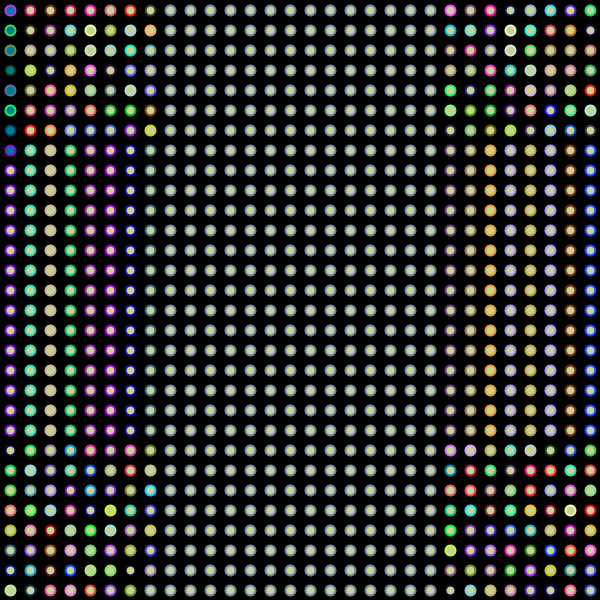
Frame 1 (no input)
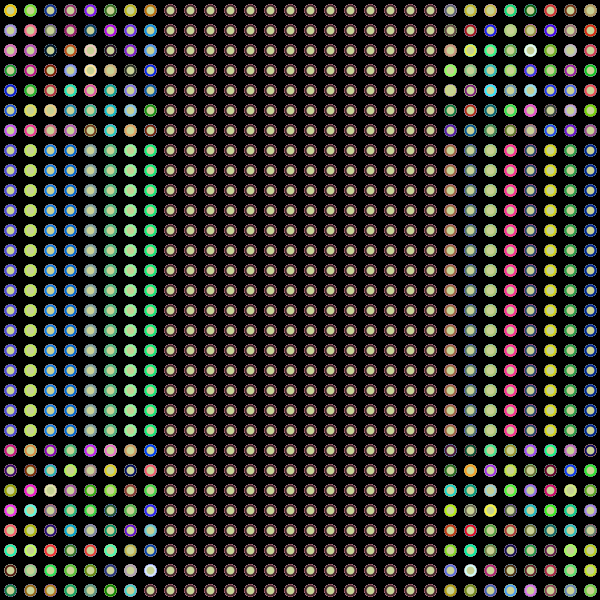
Frame 60 (the mouse pressed at the canvas centre just before this capture)
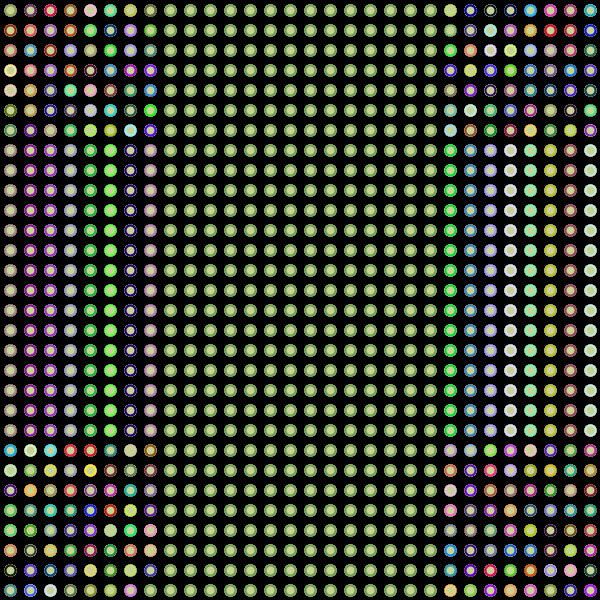
Frame 120 (the mouse held since frame 60 and released just before this capture)

The Processing sketch that drew these frames (run headless with seeded random() and noise(); from frame 60 on, the mouse is pressed at the canvas centre):

// Processing sketch: ejercicio1
// ── ejercicio1.pde
color a, c, na;

void setup() {
 size(600, 600);
 background(a);
  smooth();
 na = color (0,125,150);
 c = color (6, 189, 191);
 a = color (200,210,150); 
}

void draw() {
 for (int i=10; i<width; i+=20) {
   for (int j=10; j<height; j+=20) {
     if (i > 150 && i < 450 || j > 150 && j < 450) {
       na = color(200,210,150);
     }else if( i > 250 && i < 350 || j > 250 && j < 350){
       na = color(255);
     }
     else {
       c = color(random(255),random(255),random(255));
     }
 
     strokeWeight(2);
     stroke(c);
     fill(na);
     ellipse (i, j, 10, 10);
     
   }
 }
}
